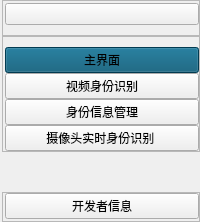
     <widget class="QCustomSlideMenu" name="left_menu" native="true">
      <property name="maximumSize">
       <size>
        <width>200</width>
        <height>16777215</height>
       </size>
      </property>
      <layout class="QVBoxLayout" name="verticalLayout">
       <property name="spacing">
        <number>0</number>
       </property>
       <property name="leftMargin">
        <number>2</number>
       </property>
       <property name="topMargin">
        <number>0</number>
       </property>
       <property name="rightMargin">
        <number>0</number>
       </property>
       <property name="bottomMargin">
        <number>0</number>
       </property>
       <item>
        <widget class="QFrame" name="frame">
         <property name="frameShape">
          <enum>QFrame::StyledPanel</enum>
         </property>
         <property name="frameShadow">
          <enum>QFrame::Raised</enum>
         </property>
         <layout class="QVBoxLayout" name="verticalLayout_2">
          <property name="spacing">
           <number>0</number>
          </property>
          <property name="leftMargin">
           <number>2</number>
          </property>
          <property name="topMargin">
           <number>2</number>
          </property>
          <property name="rightMargin">
           <number>0</number>
          </property>
          <property name="bottomMargin">
           <number>10</number>
          </property>
          <item>
           <widget class="QPushButton" name="menubtn">
            <property name="toolTip">
             <string>menu</string>
            </property>
            <property name="styleSheet">
             <string notr="true"/>
            </property>
            <property name="text">
             <string/>
            </property>
            <property name="icon">
             <iconset resource="resourses.qrc">
              <normaloff>:/icons/icons/menu.svg</normaloff>:/icons/icons/menu.svg</iconset>
            </property>
            <property name="iconSize">
             <size>
              <width>32</width>
              <height>32</height>
             </size>
            </property>
           </widget>
          </item>
         </layout>
        </widget>
       </item>
       <item alignment="Qt::AlignTop">
        <widget class="QFrame" name="frame_2">
         <property name="sizePolicy">
          <sizepolicy hsizetype="Preferred" vsizetype="Preferred">
           <horstretch>0</horstretch>
           <verstretch>0</verstretch>
          </sizepolicy>
         </property>
         <property name="frameShape">
          <enum>QFrame::StyledPanel</enum>
         </property>
         <property name="frameShadow">
          <enum>QFrame::Raised</enum>
         </property>
         <layout class="QVBoxLayout" name="verticalLayout_3">
          <property name="spacing">
           <number>0</number>
          </property>
          <property name="leftMargin">
           <number>2</number>
          </property>
          <property name="topMargin">
           <number>10</number>
          </property>
          <property name="rightMargin">
           <number>0</number>
          </property>
          <property name="bottomMargin">
           <number>0</number>
          </property>
          <item>
           <widget class="QPushButton" name="homebtn">
            <property name="toolTip">
             <string>home</string>
            </property>
            <property name="styleSheet">
             <string notr="true">background-color: #015371;</string>
            </property>
            <property name="text">
             <string>主界面</string>
            </property>
            <property name="icon">
             <iconset resource="resourses.qrc">
              <normaloff>:/icons/icons/home.svg</normaloff>:/icons/icons/home.svg</iconset>
            </property>
            <property name="iconSize">
             <size>
              <width>32</width>
              <height>32</height>
             </size>
            </property>
           </widget>
          </item>
          <item>
           <widget class="QPushButton" name="videobtn">
            <property name="toolTip">
             <string>video</string>
            </property>
            <property name="styleSheet">
             <string notr="true"/>
            </property>
            <property name="text">
             <string>视频身份识别</string>
            </property>
            <property name="icon">
             <iconset resource="resourses.qrc">
              <normaloff>:/icons/icons/film.svg</normaloff>:/icons/icons/film.svg</iconset>
            </property>
            <property name="iconSize">
             <size>
              <width>32</width>
              <height>32</height>
             </size>
            </property>
           </widget>
          </item>
          <item>
           <widget class="QPushButton" name="loginbtn">
            <property name="toolTip">
             <string>login</string>
            </property>
            <property name="styleSheet">
             <string notr="true"/>
            </property>
            <property name="text">
             <string>身份信息管理</string>
            </property>
            <property name="icon">
             <iconset resource="resourses.qrc">
              <normaloff>:/icons/icons/users.svg</normaloff>:/icons/icons/users.svg</iconset>
            </property>
            <property name="iconSize">
             <size>
              <width>32</width>
              <height>32</height>
             </size>
            </property>
           </widget>
          </item>
          <item>
           <widget class="QPushButton" name="cambtn">
            <property name="toolTip">
             <string>camera</string>
            </property>
            <property name="styleSheet">
             <string notr="true"/>
            </property>
            <property name="text">
             <string>摄像头实时身份识别 </string>
            </property>
            <property name="icon">
             <iconset resource="resourses.qrc">
              <normaloff>:/icons/icons/video.svg</normaloff>:/icons/icons/video.svg</iconset>
            </property>
            <property name="iconSize">
             <size>
              <width>32</width>
              <height>32</height>
             </size>
            </property>
           </widget>
          </item>
         </layout>
        </widget>
       </item>
       <item>
        <spacer name="verticalSpacer">
         <property name="orientation">
          <enum>Qt::Vertical</enum>
         </property>
         <property name="sizeHint" stdset="0">
          <size>
           <width>20</width>
           <height>40</height>
          </size>
         </property>
        </spacer>
       </item>
       <item alignment="Qt::AlignBottom">
        <widget class="QFrame" name="frame_3">
         <property name="frameShape">
          <enum>QFrame::StyledPanel</enum>
         </property>
         <property name="frameShadow">
          <enum>QFrame::Raised</enum>
         </property>
         <layout class="QVBoxLayout" name="verticalLayout_4">
          <property name="spacing">
           <number>0</number>
          </property>
          <property name="leftMargin">
           <number>2</number>
          </property>
          <property name="topMargin">
           <number>0</number>
          </property>
          <property name="rightMargin">
           <number>0</number>
          </property>
          <property name="bottomMargin">
           <number>2</number>
          </property>
          <item>
           <widget class="QPushButton" name="ifobtn">
            <property name="toolTip">
             <string>info</string>
            </property>
            <property name="styleSheet">
             <string notr="true"/>
            </property>
            <property name="text">
             <string>开发者信息</string>
            </property>
            <property name="icon">
             <iconset resource="resourses.qrc">
              <normaloff>:/icons/icons/info.svg</normaloff>:/icons/icons/info.svg</iconset>
            </property>
            <property name="iconSize">
             <size>
              <width>32</width>
              <height>32</height>
             </size>
            </property>
           </widget>
          </item>
         </layout>
        </widget>
       </item>
      </layout>
     </widget>
